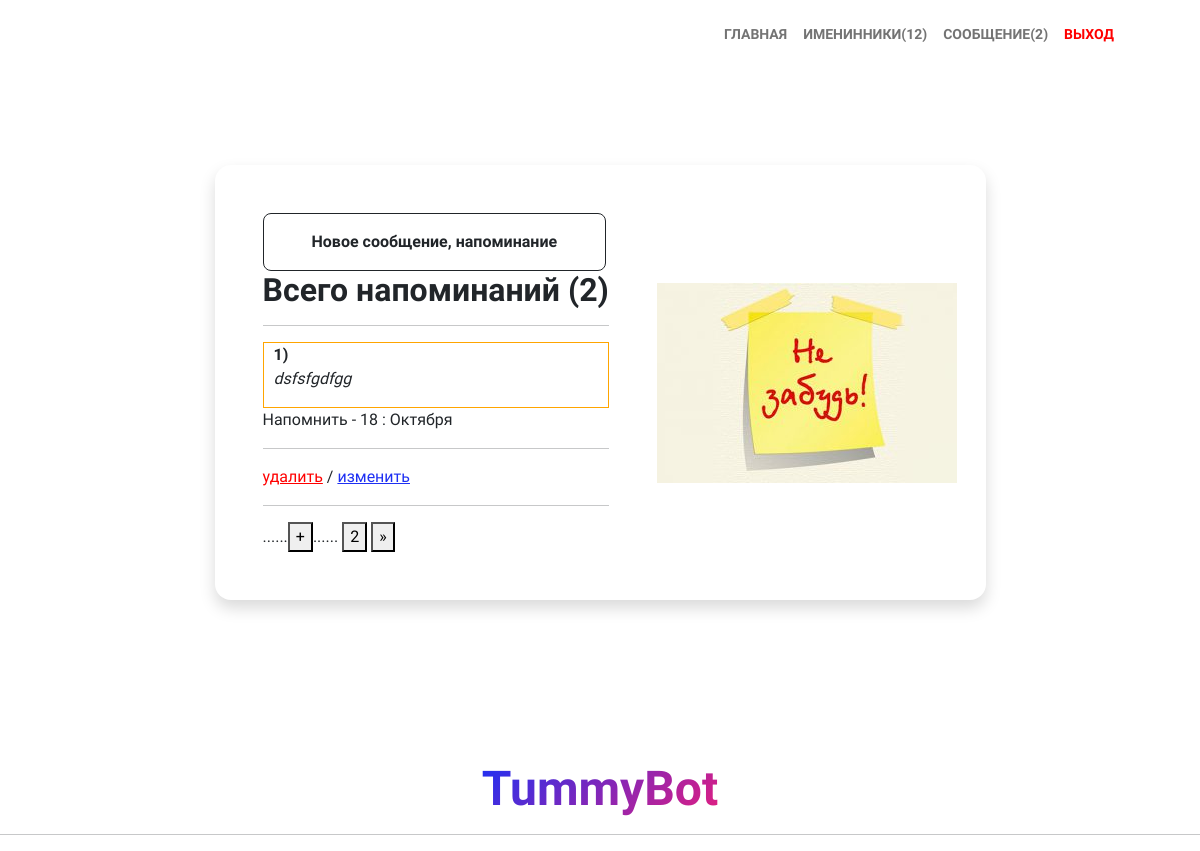
Page /users/messages/ (signed in) on the earlier database version.
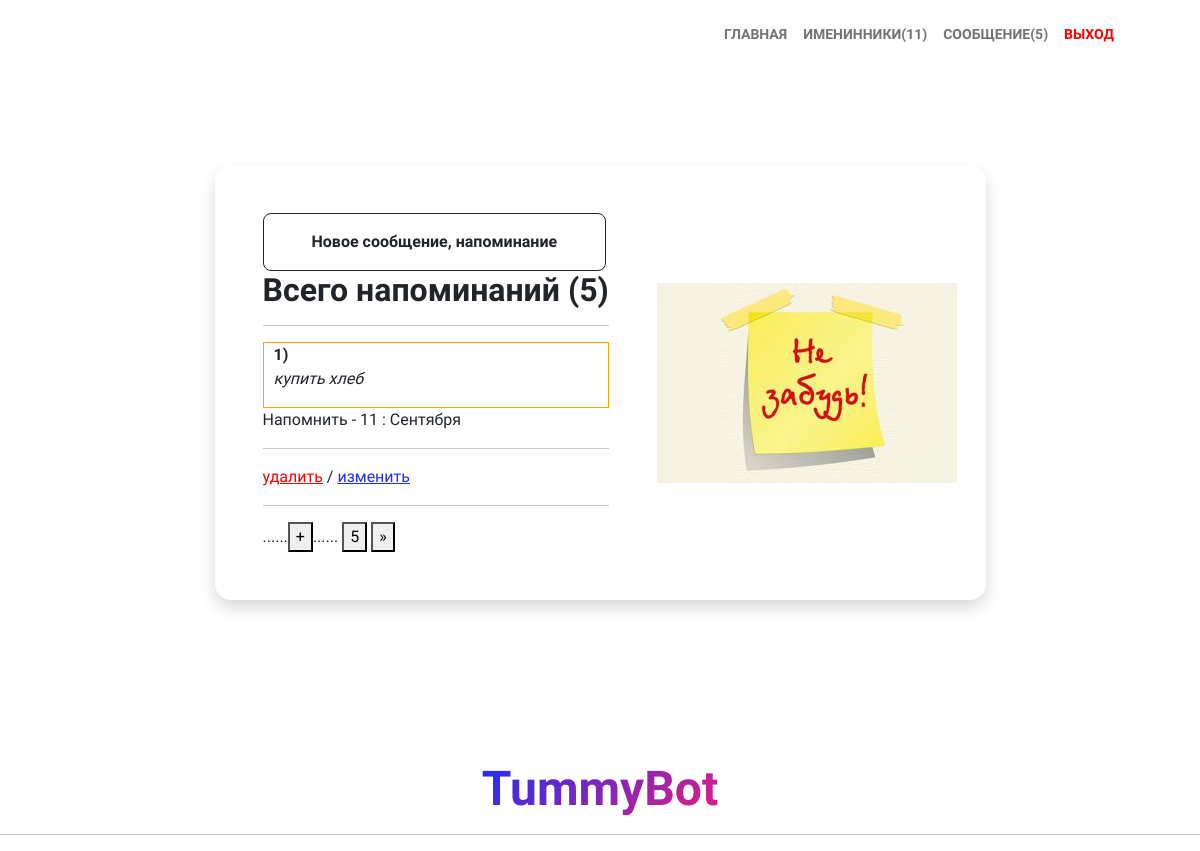
Same page on the later database version.
### reminders/models.py (models this page shows, shortened)
class Reminder(models.Model):
    reminder = models.TextField()
    day = models.ForeignKey(Day, on_delete=models.CASCADE)
    month = models.ForeignKey(Month, on_delete=models.CASCADE)
    user = models.ManyToManyField(SiteUser)

class Day(models.Model):
    day = models.IntegerField(unique=True)
    def __str__(self):
        return '{}'.format(self.day)

class Month(models.Model):
    month = models.CharField(max_length=12, unique=True)
    def __str__(self):
        return self.month

### reminders/views.py (the view)
# urls.py: path('messages/', views.MessagListView.as_view(), name='messages'),
class MessagListView(ListView, HumanContextMixin):
    model = Reminder
    template_name = 'reminders/messages.html'
    context_object_name = 'reminder'
    paginate_by = 1
    def get_queryset(self):
        return Reminder.objects.filter(user=self.request.user)

### reminders/context_processors.py (called while the page is built)
def name_bot(request):
    return {"name_bot": 'TummyBot'}

def story(request):
    try:
        story = Birthday_boy.objects .filter(user = request.user).latest('id')
        return {"story": story}
    except TypeError:
        return {"story": ''}
    except ObjectDoesNotExist:
        return {"story": ''}

### reminders/views.py (called while the page is built)
    def get_context_data(self, *args, **kwargs):
        context = super().get_context_data(*args, **kwargs)
        context['count'] = Birthday_boy.objects.filter(user=self.request.user).count()
        context['count_messages'] = Reminder.objects.filter(user=self.request.user).count()
        context['date_time'] = date_time.date()
        return context

### reminders/templates/reminders/messages.html (shortened to what this page needs)
{% extends "base.html" %}
{% load static %}
{% block index %}
<section class="py-5">
    <div class="container px-5 mb-5">
        <div class="row gx-5 justify-content-center">
            <div class="col-lg-11 col-xl-9 col-xxl-8">
                <div class="card overflow-hidden shadow rounded-4 border-0 mb-5">
                    <div class="card-body p-0">
                        <div class="d-flex align-items-center">
                            <div class="p-5">
                                <a class="btn btn-outline-dark btn-lg px-5 py-3 fs-6 fw-bolder"
                                   href="{% url 'blog_site:messages_create' %}">Новое сообщение, напоминание</a>
                                <h2 class="fw-bolder">Всего напоминаний ({{count_messages}}) </h2>
                                <p> {%for i in reminder%}
                                <hr>
                                <div class="outline">
                                    <b>{{ page_obj.number }})</b>
                                    <p>
                                  <i>  {{i.reminder}}</i>
                                </div>
                                <p>Напомнить - {{i.day}} : {{i.month}}</p>
                                <hr>
                                <a href="{% url 'blog_site:messages_delete' pk=i.pk %}" style="color: red;">удалить</a>
                                /
                                <a href="{% url 'blog_site:messages_update' pk=i.pk %}"> изменить</a>
                                {% endfor %}
                                <hr>
                                <div class="pagination">
                                 <span class="step-links">
           ......<a href="{% url 'blog_site:messages_create' %}" title="Добавить" style="text-align: center"><button>+</button></a>......
        {% if page_obj.has_next %}
    <a href="?page={{ page_obj.paginator.num_pages }}" style="text-align: center"><button>{{ page_obj.paginator.num_pages }}</button></a>
    <a href="?page={{ page_obj.next_page_number }}" style="text-align: center"><button>&raquo;</button></a>
        {% endif %}
    </span>
                                </div>
                            </div>
                            <img class="img-fluid" src="{% static 'assets/reminder.png' %}" alt="..."/>
                        </div>
                    </div>
                </div>
            </div>
        </div>
    </div>
</section>
 <div class="row gx-5 justify-content-center">
            <div class="col-xxl-8">
                <div class="text-center my-3">
                    <h4 class="display-5 fw-bolder"><span class="text-gradient d-inline">{{name_bot}}</span></h4>
<hr>
                    </div>
                </div>
            </div>
{% endblock %}

Differences in the rows shown:
removed Reminder: number "1", reminder "dsfsfgdfgg", day "18", month "Октября"
now on this page (row unchanged): Reminder: number "1", reminder "купить хлеб", day "11", month "Сентября"
Other differences:
{{ count }}: "12" → "11"
{{ count_messages }}: "2" → "5"
{{ page_obj.paginator.num_pages }}: "2" → "5"
